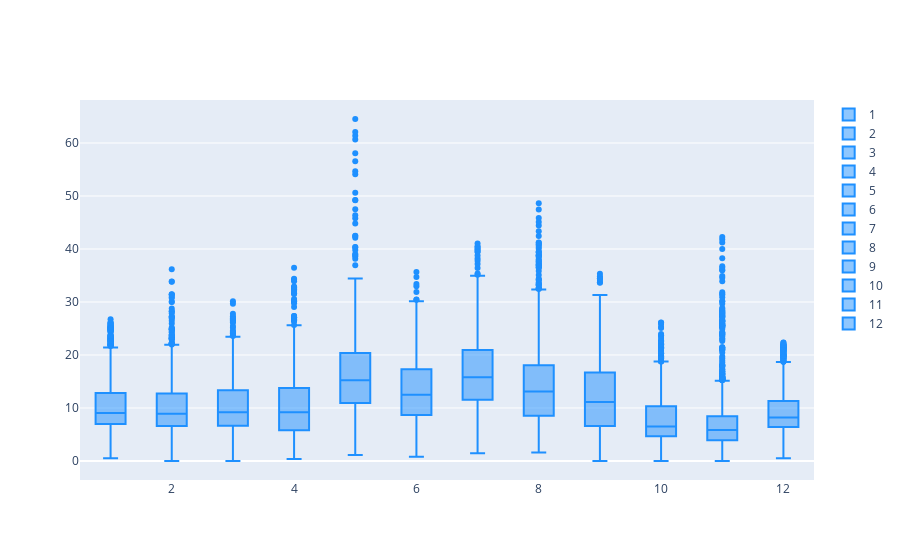

Write notebook code for a chart like this one.
### Code cell
fig = go.Figure()
meteo_data_wind_speed = meteo_data.loc[['Dhaka'], :, wind_speed_factor.factor_list[:2]]
for month,data in meteo_data_wind_speed.groupby('time.month'):
    fig.add_trace(go.Box(y=data.stack(z=("time", "district","factor")).values, name=str(month), marker_color=wind_speed_factor.color_list[6]))
fig.show()

### Figure 1 — Plotly figure (JSON) as saved in the notebook; plotly's stock layout.template omitted (floating-point values rounded to 4 significant figures; data arrays with more than 128 entries replaced by an {"elided": "..."} marker saying what was removed)
{"data": [{"marker": {"color": "#1E90FF"}, "name": "1", "type": "box", "y": {"elided": "1488 float values"}}, {"marker": {"color": "#1E90FF"}, "name": "2", "type": "box", "y": {"elided": "1344 float values"}}, {"marker": {"color": "#1E90FF"}, "name": "3", "type": "box", "y": {"elided": "1488 float values"}}, {"marker": {"color": "#1E90FF"}, "name": "4", "type": "box", "y": {"elided": "1440 float values"}}, {"marker": {"color": "#1E90FF"}, "name": "5", "type": "box", "y": {"elided": "1488 float values"}}, {"marker": {"color": "#1E90FF"}, "name": "6", "type": "box", "y": {"elided": "1440 float values"}}, {"marker": {"color": "#1E90FF"}, "name": "7", "type": "box", "y": {"elided": "1488 float values"}}, {"marker": {"color": "#1E90FF"}, "name": "8", "type": "box", "y": {"elided": "1488 float values"}}, {"marker": {"color": "#1E90FF"}, "name": "9", "type": "box", "y": {"elided": "1440 float values"}}, {"marker": {"color": "#1E90FF"}, "name": "10", "type": "box", "y": {"elided": "1488 float values"}}, {"marker": {"color": "#1E90FF"}, "name": "11", "type": "box", "y": {"elided": "1440 float values"}}, {"marker": {"color": "#1E90FF"}, "name": "12", "type": "box", "y": {"elided": "1488 float values"}}], "layout": {}}
